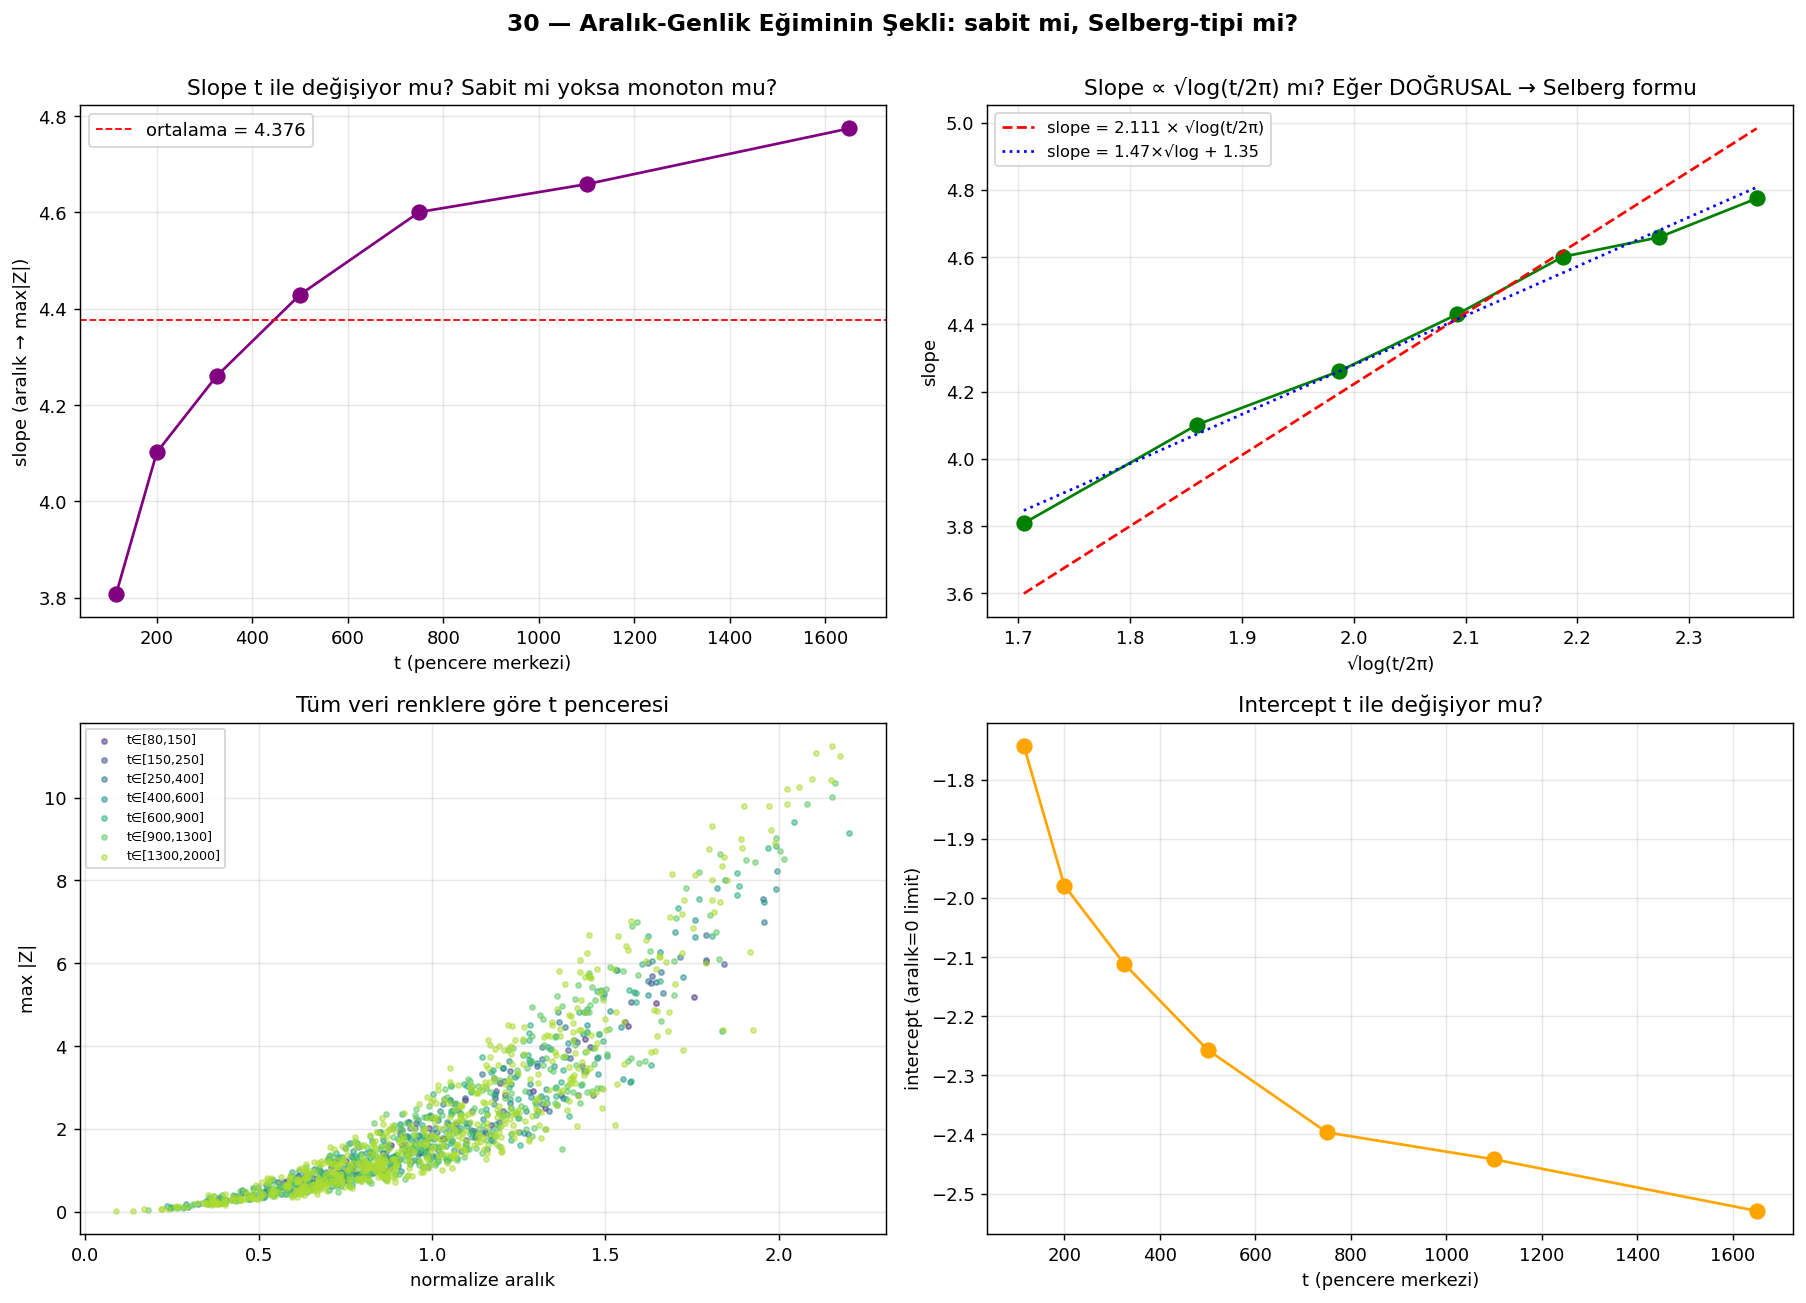

Recreate this plot in Python.
"""
30 — Aralık-Genlik Eğiminin Kapalı Formu
==============================================

Önceki: linear fit slope ≈ 4.41 (genel)
Soru: bu sabit mi yoksa t-bağımlı mı?

Test: t-pencerelerine böl, her birinde slope hesapla.
Eğer slope = const → kapalı form sabit ara (π√2, 2π/log, ...)
Eğer slope ∝ √log(t) → Selberg-tipi
Eğer slope ∝ log(t) → başka bir yapı
"""

import numpy as np
import matplotlib.pyplot as plt
from pathlib import Path
import mpmath as mp
from scipy.stats import pearsonr

mp.mp.dps = 20

ROOT = Path(__file__).resolve().parent.parent
gamma = np.loadtxt(ROOT / "zeros_100k.txt")

# ============================================================
# Geniş aralıkta tüm sıfırlar için aralık + max|Z|
# Tek hesap, sonra t-pencerelerine böl
# ============================================================
T_MAX = 2000.0
gamma_w = gamma[gamma < T_MAX]
print(f"İşlenecek sıfır: {len(gamma_w)}, t ∈ [{gamma_w[0]:.2f}, {gamma_w[-1]:.2f}]")

intervals = np.diff(gamma_w)
max_amps = np.zeros(len(intervals))
print("max|Z| hesaplanıyor...")
for n in range(len(intervals)):
    t_sub = np.linspace(gamma_w[n]+0.01, gamma_w[n+1]-0.01, 20)
    Z_sub = np.array([float(mp.siegelz(tt)) for tt in t_sub])
    max_amps[n] = np.max(np.abs(Z_sub))
    if n % 200 == 0:
        print(f"  {n}/{len(intervals)}: t≈{gamma_w[n]:.0f}")

t_mid = 0.5 * (gamma_w[:-1] + gamma_w[1:])

# Normalize aralık (yerel yoğunluk × aralık)
rho = np.log(t_mid / (2*np.pi)) / (2*np.pi)
intervals_norm = intervals * rho

# ============================================================
# T-pencereleri içinde slope
# ============================================================
windows = [(20, 80), (80, 150), (150, 250), (250, 400),
           (400, 600), (600, 900), (900, 1300), (1300, 2000)]

print(f"\n{'t penceresi':>15} | {'n çift':>7} | {'slope':>8} | {'intercept':>9} | {'r':>7} | {'√log(t/2π)':>11}")
print("-"*75)

results = []
for t_lo, t_hi in windows:
    mask = (t_mid >= t_lo) & (t_mid < t_hi)
    if mask.sum() < 20:
        continue
    x = intervals_norm[mask]
    y = max_amps[mask]
    slope, intercept = np.polyfit(x, y, 1)
    r, _ = pearsonr(x, y)
    t_center = 0.5 * (t_lo + t_hi)
    sqrt_log = np.sqrt(np.log(t_center / (2*np.pi)))
    print(f"[{t_lo:>5}, {t_hi:>5}] | {mask.sum():>7} | {slope:>8.3f} | {intercept:>9.3f} | {r:>7.3f} | {sqrt_log:>11.3f}")
    results.append((t_center, slope, intercept, r, sqrt_log, mask.sum()))

results = np.array(results)
t_centers = results[:, 0]
slopes = results[:, 1]
intercepts = results[:, 2]
rs = results[:, 3]
sqrt_logs = results[:, 4]

# ============================================================
# Slope'un t-bağımlılığını ara
# ============================================================
print(f"\n=== SLOPE / √log(t/2π) ORANI (eğer Selberg-tipi: sabit) ===")
for i in range(len(t_centers)):
    print(f"  t={t_centers[i]:>6.0f}:  slope={slopes[i]:>6.3f},  /√log={slopes[i]/sqrt_logs[i]:>7.4f}")

print(f"\n=== SLOPE'UN KENDİSİ (eğer sabit-form: aynı) ===")
print(f"Ortalama slope: {slopes.mean():.4f}, std: {slopes.std():.4f}")
print(f"  π√2     = {np.pi*np.sqrt(2):.4f}")
print(f"  2π/√2   = {2*np.pi/np.sqrt(2):.4f}  (= π√2)")
print(f"  √(2π²)  = {np.sqrt(2*np.pi**2):.4f}")
print(f"  2π/log(2π)/sqrt(2) = {2*np.pi/np.log(2*np.pi)/np.sqrt(2):.4f}")

# ============================================================
# Slope vs √log(t/2π) — doğrusal mı?
# ============================================================
fit_slope_vs_sqrtlog = np.polyfit(sqrt_logs, slopes, 1)
print(f"\nLineer fit: slope = {fit_slope_vs_sqrtlog[0]:.4f} × √log(t/2π) + {fit_slope_vs_sqrtlog[1]:.4f}")

# Daha güçlü model: slope = c × √log(t/2π)  (intercept yok)
c_fit = np.sum(slopes * sqrt_logs) / np.sum(sqrt_logs**2)
print(f"Saf model: slope ≈ {c_fit:.4f} × √log(t/2π)")
print(f"  e^(1/π)  = {np.exp(1/np.pi):.4f}")
print(f"  √e       = {np.sqrt(np.e):.4f}")
print(f"  4/√π     = {4/np.sqrt(np.pi):.4f}")
print(f"  π/√2     = {np.pi/np.sqrt(2):.4f}")
print(f"  2 × (something)?")

# ============================================================
# Plot
# ============================================================
fig, axes = plt.subplots(2, 2, figsize=(14, 10))

# (1) Slope vs t
ax = axes[0, 0]
ax.plot(t_centers, slopes, "o-", lw=1.5, ms=8, color="purple")
ax.axhline(slopes.mean(), color="red", lw=1, ls="--",
           label=f"ortalama = {slopes.mean():.3f}")
ax.set_xlabel("t (pencere merkezi)")
ax.set_ylabel("slope (aralık → max|Z|)")
ax.set_title("Slope t ile değişiyor mu? Sabit mi yoksa monoton mu?")
ax.legend(fontsize=10)
ax.grid(alpha=0.3)

# (2) Slope vs √log(t/2π) — Selberg testi
ax = axes[0, 1]
ax.plot(sqrt_logs, slopes, "o-", lw=1.5, ms=8, color="green")
# Lineer fit çizgisi
x_fit = np.linspace(sqrt_logs.min(), sqrt_logs.max(), 100)
ax.plot(x_fit, c_fit * x_fit, "r--", lw=1.5,
        label=f"slope = {c_fit:.3f} × √log(t/2π)")
ax.plot(x_fit, fit_slope_vs_sqrtlog[0] * x_fit + fit_slope_vs_sqrtlog[1],
        "b:", lw=1.5,
        label=f"slope = {fit_slope_vs_sqrtlog[0]:.2f}×√log + {fit_slope_vs_sqrtlog[1]:.2f}")
ax.set_xlabel("√log(t/2π)")
ax.set_ylabel("slope")
ax.set_title("Slope ∝ √log(t/2π) mı? Eğer DOĞRUSAL → Selberg formu")
ax.legend(fontsize=9)
ax.grid(alpha=0.3)

# (3) Tüm verinin saçılımı renklere göre (t penceresi)
ax = axes[1, 0]
cmap = plt.cm.viridis
for i, (t_lo, t_hi) in enumerate(windows):
    mask = (t_mid >= t_lo) & (t_mid < t_hi)
    if mask.sum() < 20: continue
    color = cmap(i / len(windows))
    ax.scatter(intervals_norm[mask], max_amps[mask], s=8, alpha=0.5,
               color=color, label=f"t∈[{t_lo},{t_hi}]")
ax.set_xlabel("normalize aralık")
ax.set_ylabel("max |Z|")
ax.set_title("Tüm veri renklere göre t penceresi")
ax.legend(fontsize=7, loc="upper left")
ax.grid(alpha=0.3)

# (4) intercept vs t — sabit mi, artıyor mu?
ax = axes[1, 1]
ax.plot(t_centers, intercepts, "o-", lw=1.5, ms=8, color="orange")
ax.set_xlabel("t (pencere merkezi)")
ax.set_ylabel("intercept (aralık=0 limit)")
ax.set_title("Intercept t ile değişiyor mu?")
ax.grid(alpha=0.3)

plt.suptitle("30 — Aralık-Genlik Eğiminin Şekli: sabit mi, Selberg-tipi mi?",
             fontsize=13, fontweight="bold", y=0.998)
plt.tight_layout()

out = Path(__file__).parent / "30_slope_formul.png"
plt.savefig(out, dpi=130, bbox_inches="tight")
print(f"\nKaydedildi: {out}")
